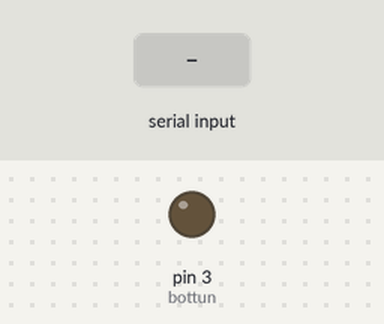
A sketch run on a simulated Arduino Uno, built for the host (arithmetic inside an expression is 32-bit, double 64-bit). Shown: output pins drawn as LEDs (lit = HIGH). The inputs (shaded band) are chosen by the test bench.

Above: at 1.2 s.
1.3 s: "B" received over Serial
At 2.5 s:
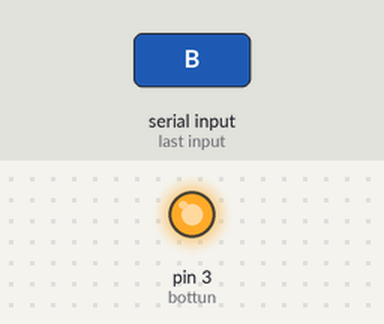
2.8 s: "O" received over Serial
At 3.6 s:
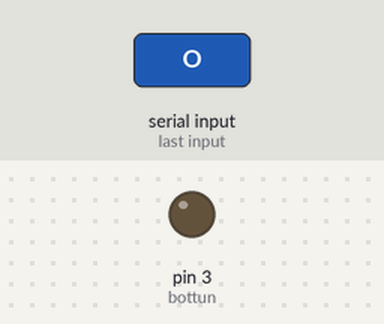
Timing chart, 0 to 5.8 s (numbered marks = the images above; inputs shaded):
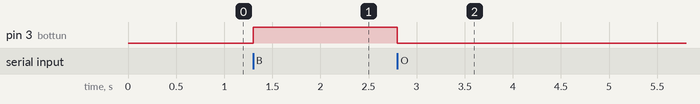

Measured:
- after the input at 1.3 s, pin 3 (bottun): LOW → HIGH at once
- after the input at 2.8 s, pin 3 (bottun): HIGH → LOW at once

The sketch:

sketch_jun06a.ino
```cpp
// Example from the Internet
// https://github.com/lucadentella/enc28j60_tutorial/blob/master/_5_BasicServer/_5_BasicServer.ino
#include <EtherCard.h>


// ethernet mac address - must be unique on your network
static byte mymac[] = { 0xB8,0x2A,0x72,0xA8,0x60,0x22 };
// ethernet interface ip address
static byte myip[] = { 192,168,1,200 };
// gateway ip address
static byte gwip[] = { 192,168,1,1 };
//const char website[] PROGMEM = "192.168.1.104";

byte Ethernet::buffer[500]; // tcp/ip send and receive buffer

const int bottun = 3;

// Some stuff for responding to the request
char* on = "ON";
char* off = "OFF";
char* statusLabel;
char* buttonLabel;

// Small web page to return so the request is completed
const char page[] PROGMEM =
"HTTP/1.0 503 Service Unavailable\r\n"
"Content-Type: text/html\r\n"
"Retry-After: 600\r\n"
"\r\n"
"<html>"
  "<head><title>"
    "Arduino 192.168.1.5"
  "</title></head>"
  "<body>"
    "<h3>Arduino 192.168.1.5</h3>"
  "</body>"
"</html>"
;


void setup(){
  Serial.begin(9600);
  pinMode(bottun,OUTPUT);
  digitalWrite(bottun,LOW);


// Scary complex intializing of the EtherCard - I don't understand this stuff (yet0
  ether.begin(sizeof Ethernet::buffer, mymac);
// Set IP using Static
  ether.staticSetup(myip, gwip);
}

void loop(){
  word len = ether.packetReceive();
  word pos = ether.packetLoop(len);
// IF PUMP2=ON turn it ONledPin3
  if (0) //(len!=0)
  {
    Serial.print("Got packet\n");
    Serial.print((const char*) Ethernet::buffer);
     Serial.println("---");
  }
  if(strstr((char *)Ethernet::buffer + pos, "GET /?PUMP2=ON") != 0) {
    digitalWrite(bottun,HIGH);
      Serial.print('P');
      delay(500);
    }

// IF PUMP2=OFF turn it OFF
    if(strstr((char *)Ethernet::buffer + pos, "GET /?PUMP2=OFF") != 0) {
      //strstr((char *)Ethernet::buffer + pos, "POST /?raed=1")
      digitalWrite(bottun,LOW);
      Serial.print('N');
      delay(500);
    }

//Return a page so the request is completed.

    memcpy_P(ether.tcpOffset(), page, sizeof page);
    ether.httpServerReply(sizeof page - 1);


  if(Serial.available())
  {
    char getData = Serial.read();
    if(getData == 'B')
    {
      digitalWrite(bottun,HIGH);
      delay(500);
    }
    if(getData == 'O')
    {
      digitalWrite(bottun,LOW);
      delay(500);
    }
  getData = ' ';
  }

}
```
